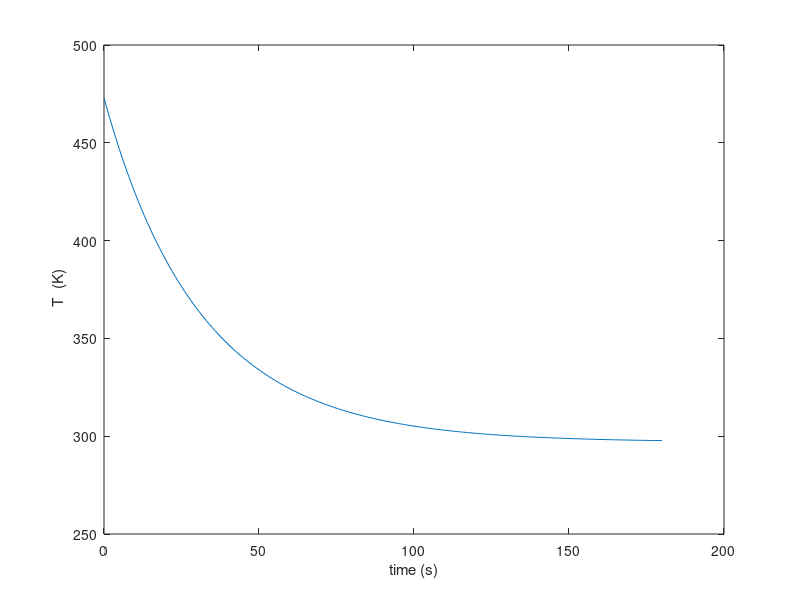

The MATLAB source for this figure:
% L10_6 same as f10_10 
% Copyright S. Nakamura, 1995
figure(1)
set(gcf,'NumberTitle','off','Name','Figure 10.10; List 10.6')
clear
ro=300; V=0.001; A = 0.25; C = 900;hc=30;
epsi=0.8;sig=5.67e-8;
h = 1; T = 473; n=1;T_rec(n)=T; t(1)=0;
Arcv = A/(ro*C*V);  Epsg = epsi*sig;
while t<180
  n=n+1;  TB=T;
  k1 = h*Arcv*( Epsg*(297^4 - TB^4) + hc*(297-TB));
  k2 = h*Arcv*( Epsg*sig*(297^4 - (TB+k1)^4) ...
                                   + hc*(297-(TB+k1)));
  T = TB + 0.5*(k1 + k2);
  t(n)=t(n-1) + h;  T_rec(n)=T;
end
plot(t,T_rec);  xlabel('time (s)'), ylabel(' T  (K)')
%print x10_10.ps
